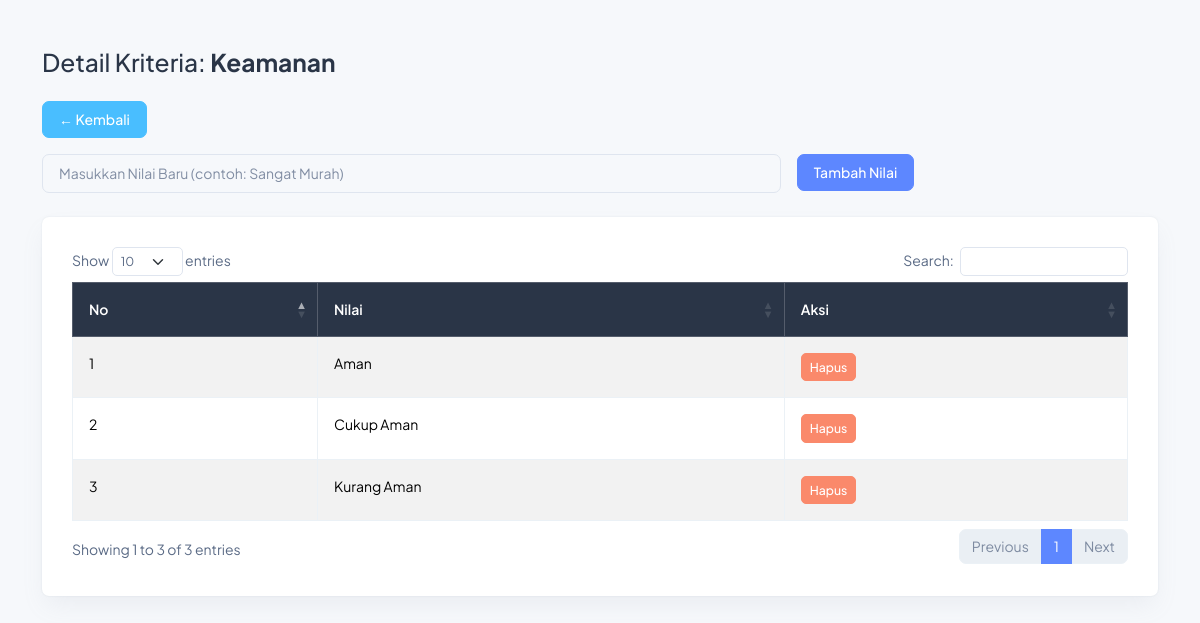
/frontend/view/detail_kriteria.php?id=2 (signed in), run on the app's committed database.
### tables this page shows
CREATE TABLE `kriteria` (
  `id_kriteria` int(11) NOT NULL,
  `nama_kriteria` varchar(50) DEFAULT NULL
);

CREATE TABLE `nilai_kriteria` (
  `id_nilai` int(11) NOT NULL,
  `id_kriteria` int(11) DEFAULT NULL,
  `nilai` varchar(50) DEFAULT NULL
);

### frontend/view/detail_kriteria.php (the view, shortened to what this page needs)
<?php
include '../database/config.php';
$id_kriteria = $_GET['id'];
$q_kriteria = mysqli_query($databaseConnection, "SELECT * FROM kriteria WHERE id_kriteria = $id_kriteria");
$kriteria = mysqli_fetch_assoc($q_kriteria);
$q_nilai = mysqli_query($databaseConnection, "SELECT * FROM nilai_kriteria WHERE id_kriteria = $id_kriteria");
?>
<!DOCTYPE html>
<html lang="en">
<head>
  <link rel="stylesheet" href="../assets/css/styles.min.css">
  <link rel="stylesheet" href="https://cdn.datatables.net/1.13.6/css/dataTables.bootstrap5.min.css">
</head>
<body>
<div class="container py-5">
  <h3 class="mb-4">Detail Kriteria: <strong><?= $kriteria['nama_kriteria'] ?></strong></h3>
  <a href="kriteria.php" class="btn btn-secondary mb-3">← Kembali</a>
  <form action="tambah_nilai.php" method="POST" class="row g-3 mb-4">
    <div class="col-md-8">
      <input type="text" name="nilai" class="form-control" placeholder="Masukkan Nilai Baru (contoh: Sangat Murah)" required>
    </div>
    <div class="col-md-4">
      <button type="submit" class="btn btn-primary">Tambah Nilai</button>
    </div>
  </form>
  <div class="card">
    <div class="card-body">
      <table id="tabel-nilai" class="table table-bordered table-striped">
        <thead class="table-dark">
          <tr>
            <th>No</th>
            <th>Nilai</th>
            <th>Aksi</th>
          </tr>
        </thead>
        <tbody>
          <?php
          $no = 1;
          while ($row = mysqli_fetch_assoc($q_nilai)) {
            echo "<tr>";
            echo "<td>{$no}</td>";
            echo "<td>{$row['nilai']}</td>";
            echo "<td><a href='hapus_nilai.php?id={$row['id_nilai']}&kriteria={$id_kriteria}' class='btn btn-sm btn-danger' onclick=\"return confirm('Yakin hapus nilai ini?')\">Hapus</a></td>";
            echo "</tr>";
            $no++;
          }
          ?>
        </tbody>
      </table>
    </div>
  </div>
</div>
</body>
</html>

### data on the page
kriteria: nama_kriteria "Keamanan"
nilai_kriteria: nilai "Aman"
nilai_kriteria: nilai "Cukup Aman"
nilai_kriteria: nilai "Kurang Aman"
